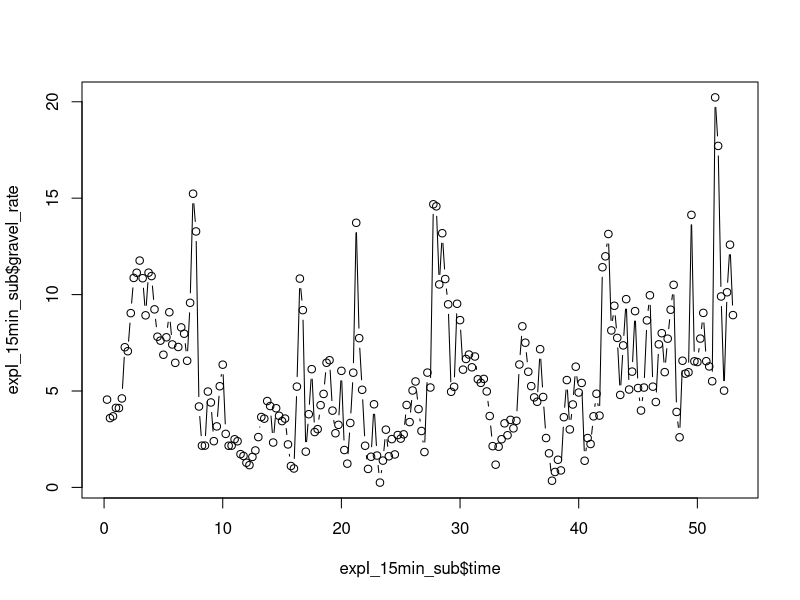
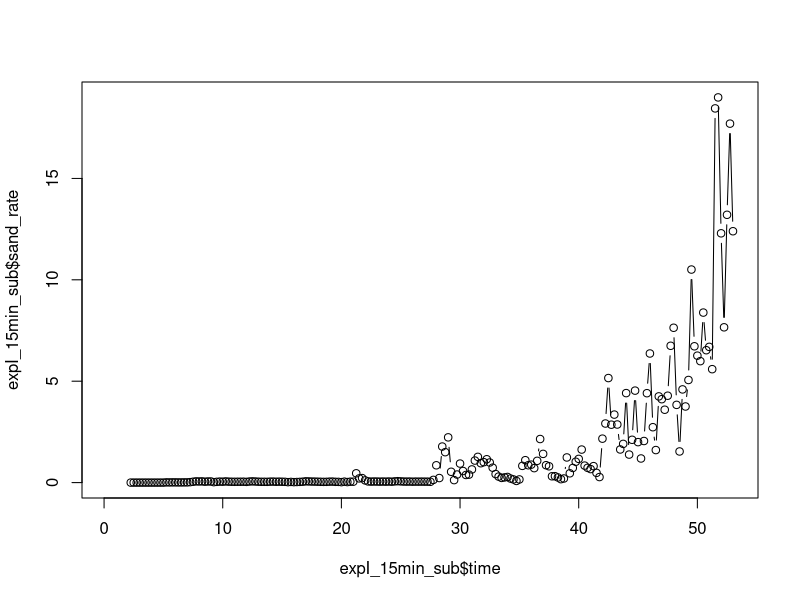
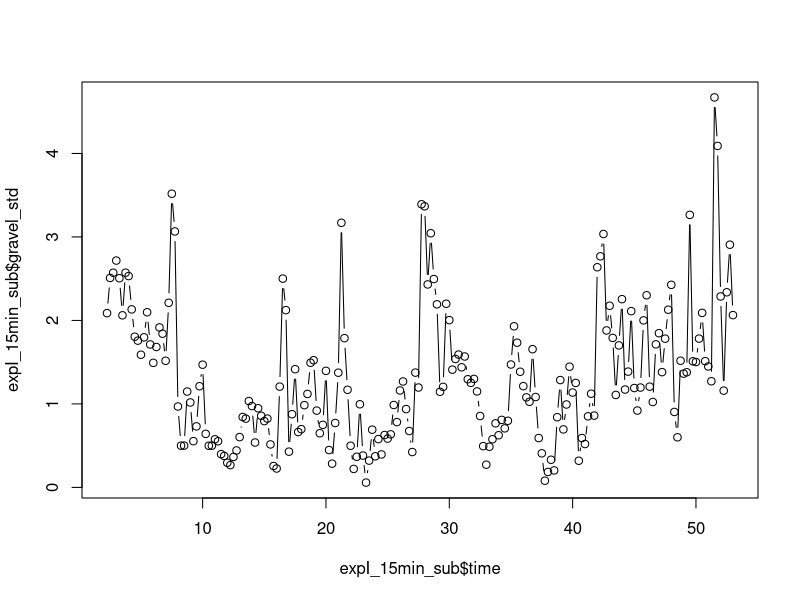
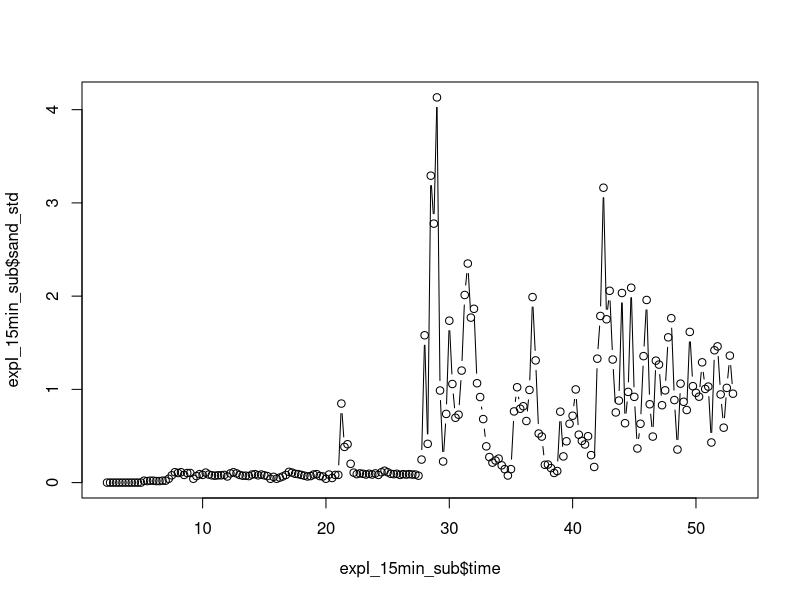

The R script that drew these images, in order: (Note: this script raises an error after producing the figures.)


# Read Marwan's data, subset and rename 5 columns ------------------------------

# Load Experiment I. Gravel feed is set at 4.33 g/ms,
# while the sand feed starts at 0 g/ms and increases to 13.0 g/ms. The
# experiment was run for 95 hrs with a data point every 15 min.

expI_15min <- read.csv("ExpI-SievedData.csv", header=TRUE)
expI_15min_sub <- expI_15min[,c(3,10,13,12,14)]
colnames(expI_15min_sub) <- c("time","gravel_rate","gravel_feed","sand_rate","sand_feed")
head(expI_15min_sub)
good <- complete.cases(expI_15min_sub)
expI_15min_sub <- expI_15min_sub[good,]
expI_15min_sub$sand_rate <- ifelse(expI_15min_sub$sand_feed==0,NA,expI_15min_sub$sand_rate)
expI_15min_sub$sand_rate <- ifelse(expI_15min_sub$sand_feed == 0, NA, expI_15min_sub$sand_rate)
head(expI_15min_sub)

plot(expI_15min_sub$time,expI_15min_sub$gravel_rate,type="b")
plot(expI_15min_sub$time,expI_15min_sub$sand_rate,type="b")

# Standardize data by feed rate:
gravel_std <- expI_15min_sub$gravel_rate / expI_15min_sub$gravel_feed
gravel_std <- ifelse(is.finite(gravel_std)==TRUE,gravel_std,NA)
expI_15min_sub$gravel_std <- gravel_std

sand_std <- expI_15min_sub$sand_rate / expI_15min_sub$sand_feed
sand_std <- ifelse(is.nan(sand_std)==FALSE,sand_std,NA)
expI_15min_sub$sand_std <- sand_std

good <- complete.cases(expI_15min_sub)
expI_15min_sub <- expI_15min_sub[good,]

plot(expI_15min_sub$time,expI_15min_sub$gravel_std,type="b")
plot(expI_15min_sub$time,expI_15min_sub$sand_std,type="b")

expI_dat_n <- select(expI_15min_sub,gravel_std,sand_std)

# Create the timeseries:
expI_ts <- ts(data = expI_dat_n, start = 42.25, end = 95, frequency = 4)
#expI_ts <- ts(data = expI_dat_n, start = 0, end = 52.75, frequency = 4)
head(expI_ts)
tail(expI_ts)
plot(expI_ts)

# Set window length (see Golyandina, N., Korobeynikov, A., Shlemov, A., Usevich,
# K., 2013. Multivariate and 2D Extensions of Singular Spectrum Analysis with the
# Rssa Package. arXiv. doi:10.18637/jss.v067.i02):
N_expI <- length(expI_ts[,1])
s_expI <- length(expI_ts[1,])
window_length <- round(s_expI*(N_expI+1)/(s_expI+1))
print(window_length)


# Basic MSSA -------------------------------------------------------------------

s_expI <- ssa(expI_ts, L=window_length, kind="mssa") # Create an SSA object
s_expI # Look inside the SSA object for relevant details
plot(s_expI) # These are the eignevalues
plot(s_expI, type = "vectors", idx = 1:14) # These are the first eigenvectors given by the vector indicies
plot(s_expI, type = "paired", idx = 1:14, plot.contrib = FALSE) # These are the pairs of eigenvectors -- the 'groups' arguement specifies the grouping plot
plot(wcor(s_expI)) # This produces a w-correlation matrix
grouping.auto(s_expI, grouping.method = c("wcor"))

# Stop an determine the eigenvectors that represent the trend:
s_expI_recon <- reconstruct(s_expI, groups = list(1)) #list the eigenvectors that represent the trend -- "s_expI_recon" contains the residuals
expI_trend <- s_expI_recon$F1 #feature vector 1 (F1) represents eignevector 1, while F2 represents eigenvector 2... add additional vectors as needed if the trend is represented by multiple eigenvectos (e.g. s_expI_recon$F1 + s_expI_recon$F2...)
plot(expI_trend) #plot the trend
plot(expI_ts)

# Stop an determine the eigenvectors that represent the trend:
s_expI_res <- residuals(s_expI_recon) # Extract the residuals
plot(s_expI_res) # Plot the results and look for cyclical behavoir in the data
period_expI <- spec.pgram(s_expI_res[21:212,], spans=5, detrend = FALSE, log = "no") # Plot a periodogram and look for periods in the data
period_expI # Looks like 38.4 hour period for gravel and 7.4 hours for sand

# Stop and determine the best choice for L:
s2_expI <- ssa(s_expI_res, L=window_length, kind="mssa") # for better seperatebility, set "L" to the maximium value of "N/2" and evenly divisible by the period
plot(s2_expI) #these are the eignevalues
plot(s2_expI, type = "vectors", idx = 1:12)
plot(s2_expI, type = "paired", idx =1:12, plot.contrib = FALSE)
plot(wcor(s2_expI, groups = as.list(1:16)))

grouping.auto(s2_expI, grouping.method = c("wcor"))

# Stop an determine the eigenvectors that represent the seasonal component:
seasons_expI <- reconstruct(s2_expI, groups = list(9:10,12:13))
parestimate(s2_expI, groups = list(9:10,12:13),method = "esprit")
plot(seasons_expI)
saveRDS(seasons_expI, "output/seasons_expI.rds")

# For convience, repeat the reconstruction in one step:
recon_expI <- reconstruct(s_expI,
                          groups = list(Trend = 1, Seasonality = c(10:11,13:14)))

recon_expI_final <- plot(recon_expI, plot.method = "xyplot", superpose = FALSE,
                         auto.key = list(columns = 3),
                         col = c("blue", "green", "red", "violet"),
                         lty = c(rep(1, 4), rep(2, 4), rep(3, 4)))

print(recon_expI_final)
saveRDS(recon_expI_final, "output/recon_expI_final.rds")


# Examine the noise ------------------------------------------------------------

# Noise Envelope:
res_expI <- residuals(recon_expI) #extract the residuals
env_expI <- ssa(res_expI^2, L=12)
rsd_expI <- sqrt(reconstruct(env_expI, groups=list(1))$F1)

par(mfrow=c(2,1))
g.noise.plot(res_expI,rsd_expI)
s.noise.plot(res_expI,rsd_expI)

saveRDS(res_expI, "output/res_expI.rds")
saveRDS(rsd_expI, "output/rsd_expI.rds")


# Test for white noise
parestimate(s_expI, groups = list(Trend = 1:2, Seasonality = c(3:4,5:6,7:8)),method = "esprit")

# https://robjhyndman.com/hyndsight/ljung-box-test/ For seasonal time series, use h = min(2m,T/5) where T = length of record; m = period of seasonality; h = no. lags to test

Box.test(res_expI[,1],type="Ljung",lag=42)
# Reject the null hypothesis...The gravel data are not independently distributed; they exhibit serial correlation

Box.test(res_expI[,2],type="Ljung",lag=42)
# Reject the null hypothesis...The sand data are not independently distributed; they exhibit serial correlation


boot.mean <- function(x,i){boot.mean <- mean(x[i],na.rm=T)}

gres_boot_expI <- boot(abs(res_expI[,1]), boot.mean, R = 10000)
print(gres_boot_expI)
sres_boot_expI <- boot(abs(res_expI[,2]), boot.mean, R = 10000)
print(sres_boot_expI)


# Transform data to orginal units ----------------------------------------------

gravel_signal_n <- data.frame(gravel_signal = expI_trend[,1] + seasons_expI$F1[,1] + seasons_expI$F2[,1] + seasons_expI$F3[,1])
gravel_signal <- gravel_signal_n * norm_expI_dat[1]

sand_signal_n <- data.frame(sand_signal = expI_trend[,2] + seasons_expI$F1[,2] + seasons_expI$F2[,2] + seasons_expI$F3[,2])
sand_signal <- sand_signal_n * norm_expI_dat[2]

gravel_noise_n <- data.frame(gravel_noise = rsd_expI[,1])
gravel_noise <- gravel_noise_n * norm_expI_dat[1]

sand_noise_n <- data.frame(sand_noise = rsd_expI[,2])
sand_noise <- sand_noise_n * norm_expI_dat[2]

gravel_trend_n <- data.frame(gravel_trend = expI_trend[,1])
gravel_trend <- gravel_trend_n * norm_expI_dat[1]

sand_trend_n <- data.frame(sand_trend = expI_trend[,2])
sand_trend <- sand_trend_n * norm_expI_dat[2]

expI_15min_output <- merge.zoo(gravel_signal,sand_signal,gravel_noise,sand_noise,expI_15min_sub$gravel_rate,expI_15min_sub$sand_rate,expI_15min_sub$gravel_feed,expI_15min_sub$sand_feed)
names(expI_15min_output) <- c("gravel_signal","sand_signal","gravel_noise","sand_noise","gravel_rate","sand_rate","gravel_feed","sand_feed")
expI_15min_output$lower_gravel <- expI_15min_output[,1] - expI_15min_output[,3]
expI_15min_output$upper_gravel <- expI_15min_output[,1] + expI_15min_output[,3]
expI_15min_output$lower_sand <- expI_15min_output[,2] - expI_15min_output[,4]
expI_15min_output$upper_sand <- expI_15min_output[,2] + expI_15min_output[,4]

plot_lims <- ifelse(is.na(expI_15min_output),0,expI_15min_output)
plot(expI_15min_output$gravel_signal, ylim = c(min(plot_lims),max(plot_lims)), ylab = "Rate (g/ms)", xlab = "Time (hrs)",type = "l",lwd=2,main="Exp I")
lines(expI_15min_output$sand_signal,lwd=2,col="red")
lines(expI_15min_output$upper_gravel,lty=2)
lines(expI_15min_output$lower_gravel,lty=2)
points(expI_15min_output$gravel_rate,pch=1,cex=.5)
lines(expI_15min_output$gravel_feed,type="l",lty=3)
lines(expI_15min_output$upper_sand,lty=2,col="red")
lines(expI_15min_output$lower_sand,lty=2,col="red")
points(expI_15min_output$sand_rate,pch=1,cex=.5,col="red")
lines(expI_15min_output$sand_feed,type="l",lty=3,col="red")

# Output data
write.csv(expI_15min_output,"expI_15min_out.csv")

mean(expI_15min_output$gravel_rate / expI_15min_output$gravel_noise)



